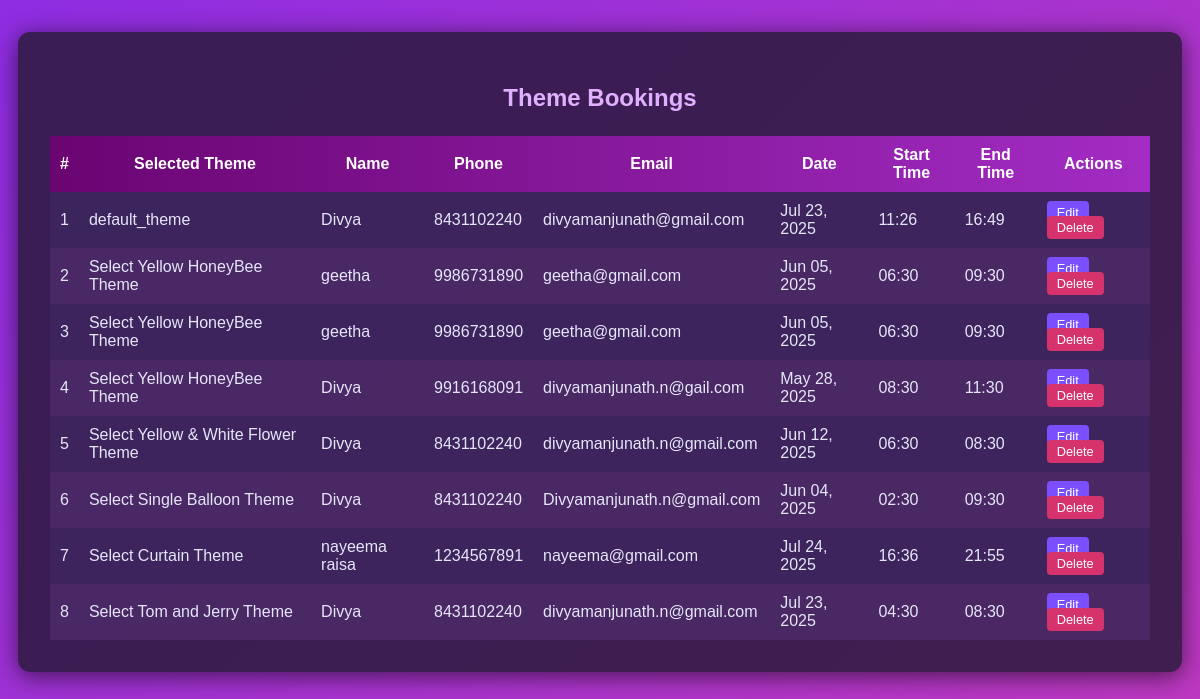
Screenshot of /theme-bookings/ (signed in) with the database file from the repository.
### celebrations2/models.py (models this page shows, shortened)
class ThemeBooking(models.Model):
    selected_theme = models.CharField(max_length=100)
    name = models.CharField(max_length=100)
    phone = models.CharField(max_length=15)
    email = models.EmailField()
    date = models.DateField()
    start_time = models.TimeField()
    end_time = models.TimeField()

### celebrations2/views.py (the view)
# urls.py: path('theme-bookings/', views.theme_booking_list, name='theme_booking_list'),
@admin_required
def theme_booking_list(request):
    bookings = ThemeBooking.objects.all()
    return render(request, 'theme_booking_list.html', {'bookings': bookings})

### celebrations2/views.py (called while the page is built)
def admin_required(view_func):
    decorated_view_func = login_required(user_passes_test(lambda u: u.is_staff)(view_func))
    return decorated_view_func

### celebrations2/templates/theme_booking_list.html (shortened to what this page needs)
{% load static %}
{% block content %}
<div class="container">
  <h2>Theme Bookings</h2>
  {% if bookings %}
  <div class="table-responsive">
    <table>
      <thead>
        <tr>
          <th>#</th>
          <th>Selected Theme</th>
          <th>Name</th>
          <th>Phone</th>
          <th>Email</th>
          <th>Date</th>
          <th>Start Time</th>
          <th>End Time</th>
          <th>Actions</th>
        </tr>
      </thead>
      <tbody>
        {% for booking in bookings %}
        <tr>
          <td>{{ forloop.counter }}</td>
          <td>{{ booking.selected_theme }}</td>
          <td>{{ booking.name }}</td>
          <td>{{ booking.phone }}</td>
          <td>{{ booking.email }}</td>
          <td>{{ booking.date|date:"M d, Y" }}</td>
          <td>{{ booking.start_time|time:"H:i" }}</td>
          <td>{{ booking.end_time|time:"H:i" }}</td>
          <td>
            <a href="{% url 'edit_theme_booking' booking.id %}" class="btn btn-primary">Edit</a>
            <a href="{% url 'delete_theme_booking' booking.id %}" class="btn btn-danger" onclick="return confirm('Are you sure you want to delete this booking?');">Delete</a>
          </td>
        </tr>
        {% endfor %}
      </tbody>
    </table>
  </div>
  {% else %}
  <p class="text-center">No theme bookings available at the moment.</p>
  {% endif %}
</div>
{% endblock %}

### celebrations2/templates/theme_booking_list.html (style rules this page uses)
.container { width: 95%; max-width: 1100px; background: rgba(43, 27, 61, 0.85); padding: 2rem; border-radius: 12px; box-shadow: 0 4px 25px rgba(0,0,0,0.6); }
h2 { text-align: center; margin-bottom: 1.5rem; color: #e0b0ff; }
table { width: 100%; border-collapse: collapse; background: transparent; color: #e6e6fa; }
thead { background: linear-gradient(90deg, #6a0572, #a32cc4); color: white; }
thead th { padding: 10px; }
tbody tr:nth-child(odd) { background-color: rgba(62, 39, 97, 0.7); }
tbody tr:nth-child(even) { background-color: rgba(81, 45, 109, 0.7); }
tbody td { padding: 10px; vertical-align: middle; }
a.btn-primary { background-color: #7b4fff; border-color: #7b4fff; color: white; padding: 4px 10px; font-size: 0.8rem; border-radius: 4px; text-decoration: none; margin-right: 5px; }
a.btn-danger { background-color: #d6336c; border-color: #d6336c; color: white; padding: 4px 10px; font-size: 0.8rem; border-radius: 4px; text-decoration: none; }

### rows the page displays
ThemeBooking: selected_theme "default_theme", name "Divya", phone "8431102240", email "divyamanjunath@gmail.com", date "Jul 23, 2025", start_time "11:26", end_time "16:49"
ThemeBooking: selected_theme "Select Yellow HoneyBee Theme", name "geetha", phone "9986731890", email "geetha@gmail.com", date "Jun 05, 2025", start_time "06:30", end_time "09:30"
ThemeBooking: selected_theme "Select Yellow HoneyBee Theme", name "geetha", phone "9986731890", email "geetha@gmail.com", date "Jun 05, 2025", start_time "06:30", end_time "09:30"
ThemeBooking: selected_theme "Select Yellow HoneyBee Theme", name "Divya", phone "9916168091", email "divyamanjunath.n@gail.com", date "May 28, 2025", start_time "08:30", end_time "11:30"
ThemeBooking: selected_theme "Select Yellow & White Flower Theme", name "Divya", phone "8431102240", email "divyamanjunath.n@gmail.com", date "Jun 12, 2025", start_time "06:30", end_time "08:30"
ThemeBooking: selected_theme "Select Single Balloon Theme", name "Divya", phone "8431102240", email "Divyamanjunath.n@gmail.com", date "Jun 04, 2025", start_time "02:30", end_time "09:30"
ThemeBooking: selected_theme "Select Curtain Theme", name "nayeema raisa", phone "1234567891", email "nayeema@gmail.com", date "Jul 24, 2025", start_time "16:36", end_time "21:55"
ThemeBooking: selected_theme "Select Tom and Jerry Theme", name "Divya", phone "8431102240", email "divyamanjunath.n@gmail.com", date "Jul 23, 2025", start_time "04:30", end_time "08:30"
